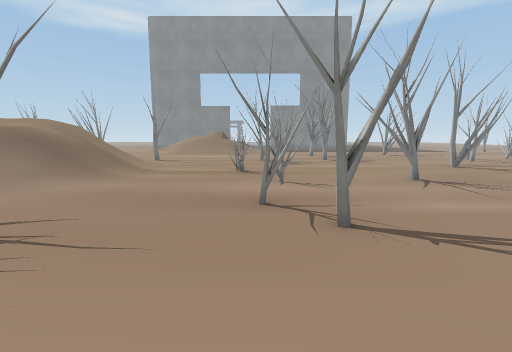
view 1 (above)

24 first-person views from a walk through a scene from a Unity 3-D project. The camera is 1.3 m above the floor, tilts 8° down and sees 85° across. The floor is counted in squares, 1 m on a side. Each view is taken from the middle of a square. On the plan, view 1 faces up. The plan holds only what a view shows up to about 13 squares ahead; the rest is blank. The place goes on beyond the plan. Some surface patterns are stand-ins.

view 2
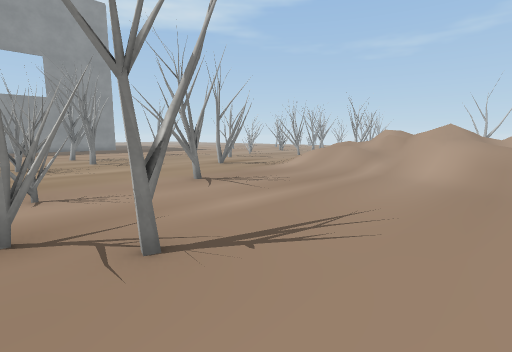

view 3
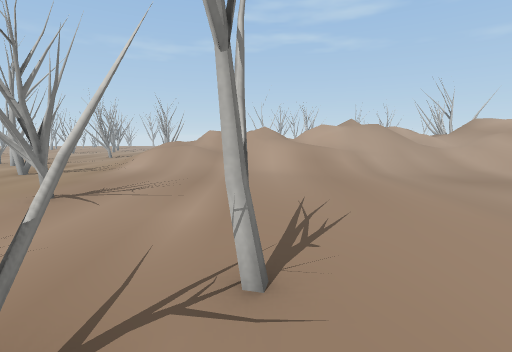

view 4
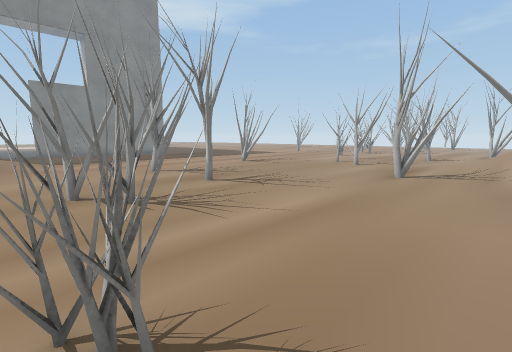

view 5
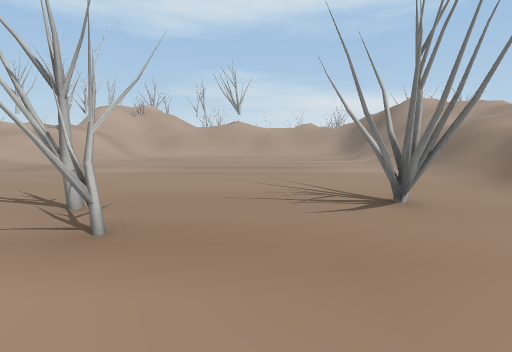

view 6
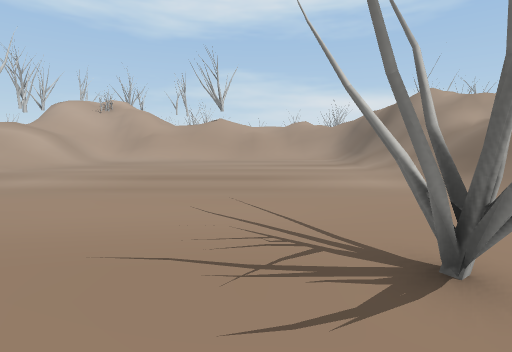

view 7
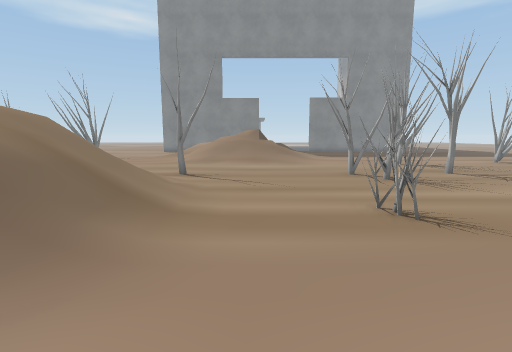

view 8
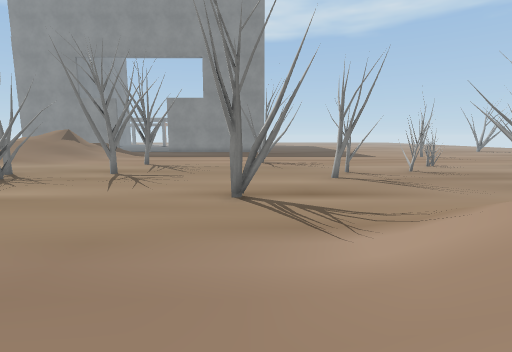

view 9
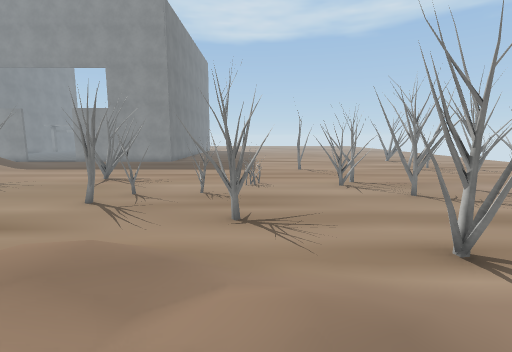

view 10
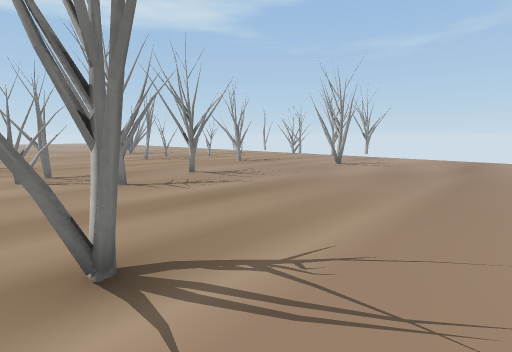

view 11
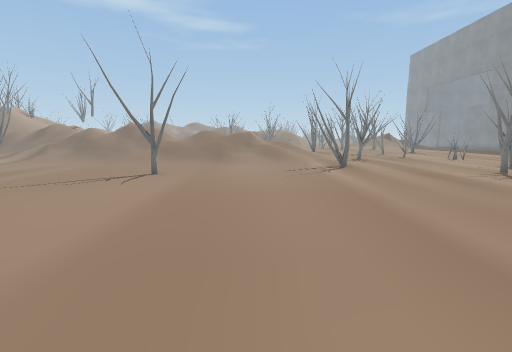

view 12
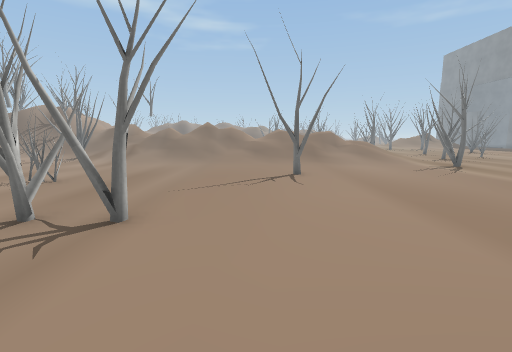

view 13
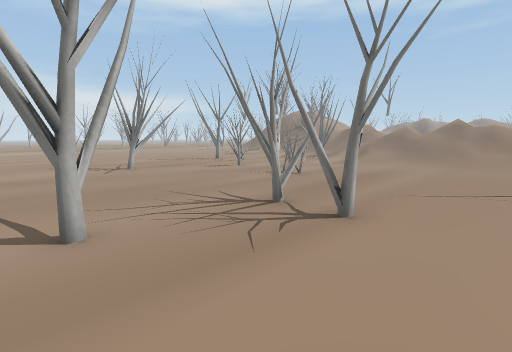

view 14
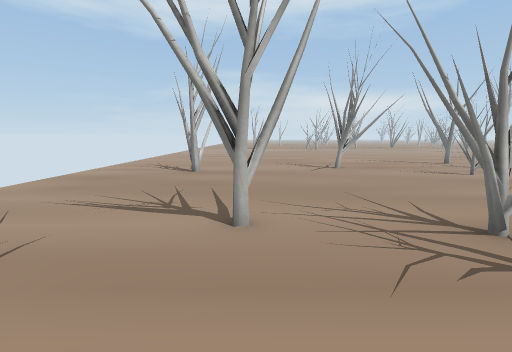

view 15
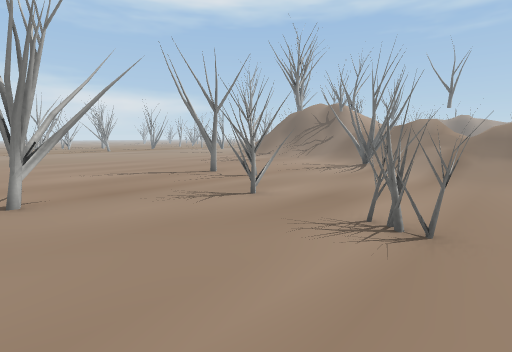

view 16
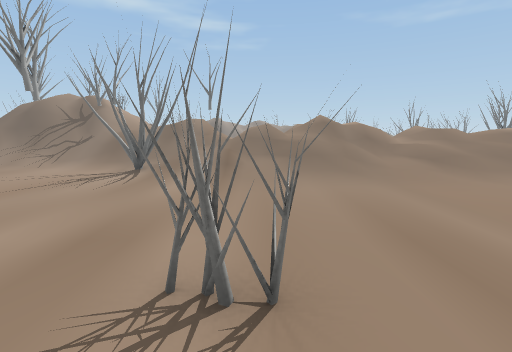

view 17
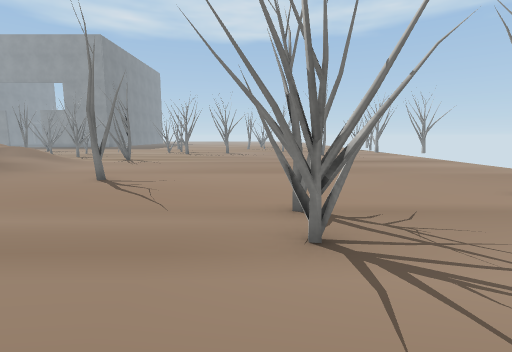

view 18
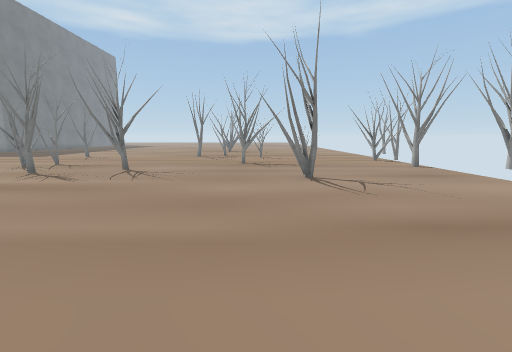

view 19
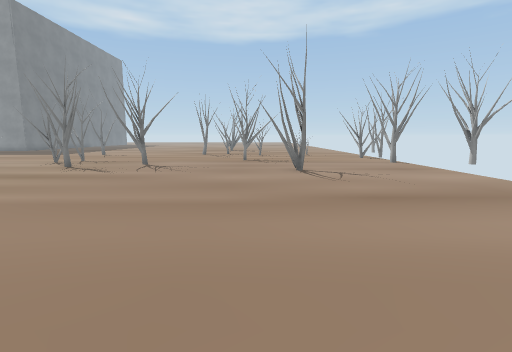

view 20
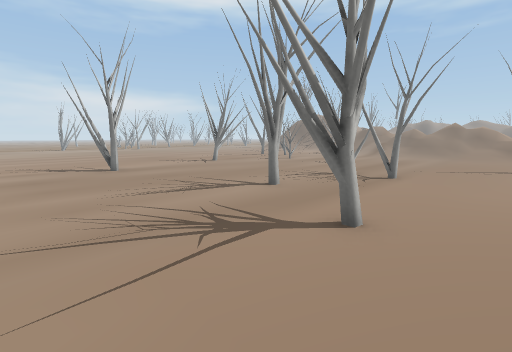

view 21
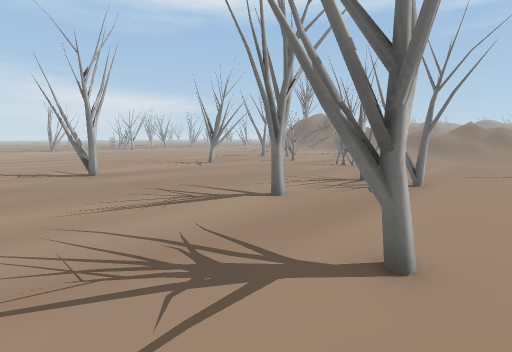

view 22
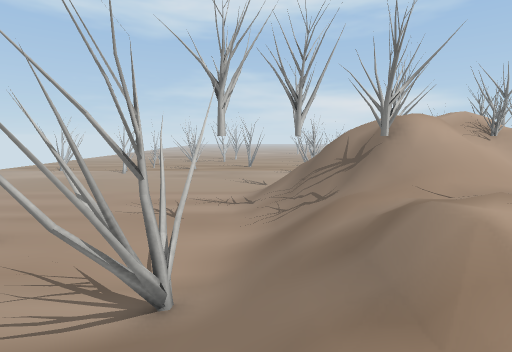

view 23
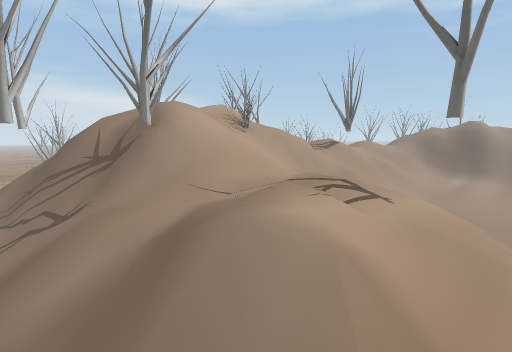

view 24
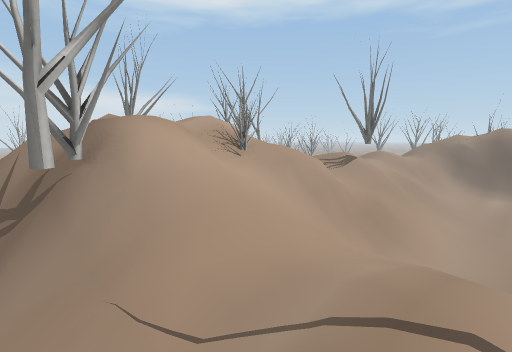

### Floor plan
Key: @ floor where view 1 was taken; # wall or solid block; . main floor; : floor 0.75 m higher than the main floor; + floor 1 m higher than the main floor; * floor 1.75 m higher than the main floor; % floor 2 m higher than the main floor; & floor 2.25 m higher than the main floor; / step, stairs or slope; = window, fence, low wall or low ledge; O other object.
Columns run from 6 left of view 1 to 38 right of it. Each row starts with its distance up from view 1.
 19 ..........O....O.......O...OO.......... ....O
 18 ...................... O..OOO...............O
 17 .....................O.........OO............
 16 O.....O...O.......OO.O......OO...............
 15 .O....OOO.........O...................OO.....
 14  ......O..............OO..............O......
 13 //....................O......................
 12 //............OO.............................
 11 //...OO........O....///....O.................
 10 //...OO..........////////..O................
  9 //........O......// //////..................
  8 //....OO..OO....///  +////...................
  7 /...............///   ////...................
  6 .......O........./////////...................
  5 .O....OO........//////////..................
  4 .OO....OO......./////////....O.............
  3 .OO............./////////....O............. .
  2 ................/////////...................
  1 ................//:  ////...............O....
  0 ......@........./// /////.........OO....O....
 -1 ................/// /////.........OOO........
 -2 ................/// /////.........OO..OO.....
 -3 ................///  ////....................
 -4 ................///  ////......O.............
 -5 .............////// /////......O.............
 -6 ............/////////////....................
 -7 ............///O///////O......OO.............
 -8    ........  //////////O.......O........O....
 -9   .........  /////////OO..........O.....OO...
-10   ....////// ///*/////......OO....OO.........
-11    ///////////////////.......O...............
-12     ///////==////OO///.......O...... .......
-13       O//////O//O#=///.............. .. ....
-14      OO&%  //O///=##//.............. ..  ...

Positions as (right, up) in squares from view 1, and headings:
1: (0, 0), facing up
2: (0, 1), facing up-right
3: (-1, 4), facing right
4: (-1, 9), facing up-right
5: (-2, 9), facing down
6: (-3, 6), facing down
7: (-3, 6), facing up
8: (9, 6), facing up
9: (17, 6), facing up
10: (20, 8), facing up-right
11: (33, 7), facing left
12: (33, 2), facing left
13: (33, 2), facing down-left
14: (32, 2), facing down
15: (29, -3), facing down-left
16: (27, -4), facing left
17: (28, -5), facing up
18: (31, 6), facing up
19: (31, 4), facing up
20: (38, 3), facing down-left
21: (37, 2), facing down-left
22: (15, -4), facing down
23: (14, -6), facing down-left
24: (12, -8), facing down-left
